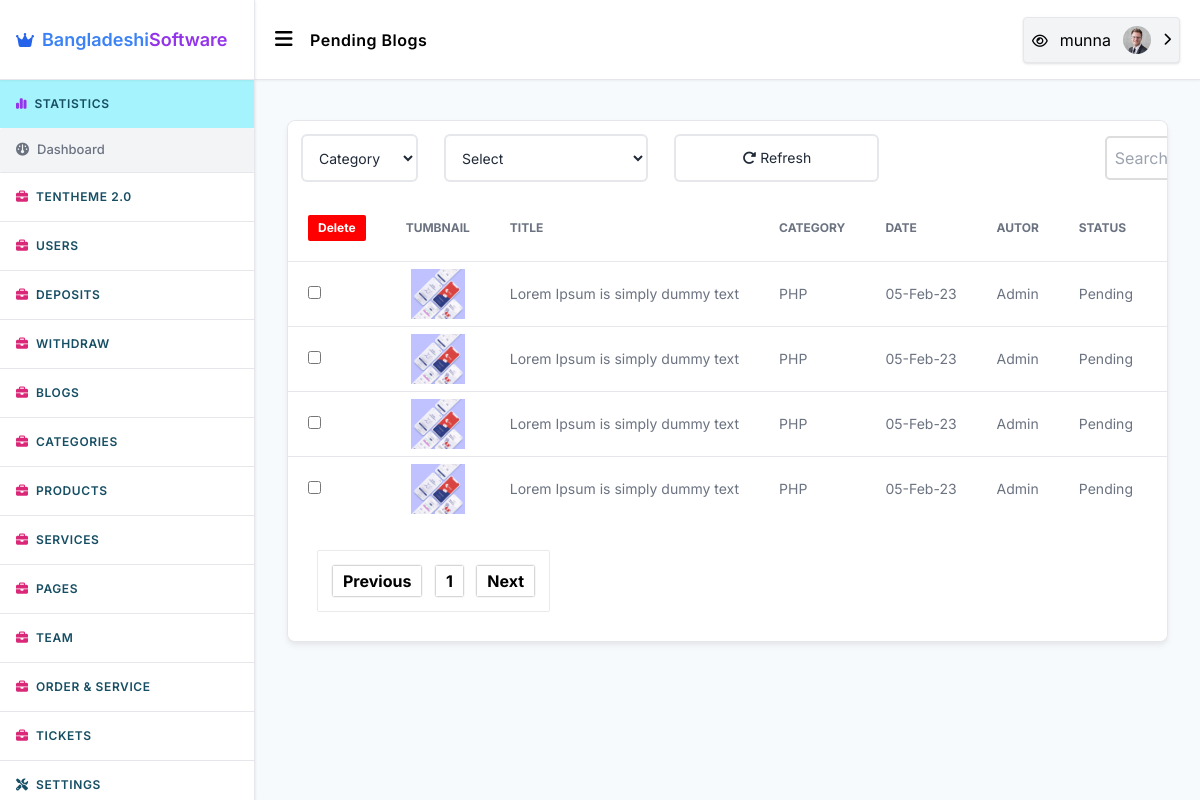
Screenshot of /admin/pending-blogs.php (signed in) with the database file from the repository.
### tables this page shows
CREATE TABLE `person` (
  `id` int(255) NOT NULL,
  `name` varchar(255) NOT NULL,
  `phone` varchar(300) NOT NULL,
  `address` varchar(255) NOT NULL,
  `email` varchar(255) NOT NULL,
  `password` varchar(255) NOT NULL,
  `role` varchar(255) NOT NULL DEFAULT 'User',
  `file_name` varchar(255) NOT NULL DEFAULT 'avatar.jpg',
  `balance` int(255) NOT NULL,
  `terms` varchar(255) NOT NULL DEFAULT 'Desline',
  `notify` varchar(255) NOT NULL DEFAULT 'New',
  `time` int(255) NOT NULL
);

CREATE TABLE `blog` (
  `id` int(255) NOT NULL,
  `pid` int(255) NOT NULL,
  `file_name` varchar(255) NOT NULL DEFAULT 'image.png',
  `title` varchar(255) NOT NULL,
  `category` varchar(255) NOT NULL,
  `summery` longtext NOT NULL,
  `content` longtext NOT NULL,
  `status` varchar(255) NOT NULL,
  `time` int(255) NOT NULL
);

### admin/config/functions.php (called while the page is built, shortened)
<?php ob_start();
    require('database.php');
    function _fetch($table,$condition){
    global $conn;
    $query = "SELECT * FROM $table WHERE $condition";
    return mysqli_fetch_assoc(mysqli_query($conn,$query));
    }
    function _get($table,$condition){
    global $conn;
    $query = "SELECT * FROM $table WHERE $condition";
    return mysqli_query($conn,$query);
    }
?>

### admin/pending-blogs.php (the view, shortened to what this page needs)
<?php include("common/header-sidebar.php");?>
<div class="x_container space-y-10 py-10">
    <div class="flex flex-col rounded-lg shadow-md border border-[] shadow-gray-200 bg-white">
        <div class="overflow-x-auto rounded-lg">
            <div class="inline-block min-w-full align-middle">
                <div class="overflow-auto bg-white">
                  <div style="display:flex;justify-content:space-between">
                    <div style="display:flex">
                      <select style="margin: 15px;width:300px;" name="" class="input" id="category">
                          <?php if(isset($_GET['src'])){?>
                          <option style="display:none" selected value="<?php echo $_GET['src']?>"><?php echo $_GET['src']?></option>
                          <?php }else{?>
                          <option style="display:none" selected>Category</option>
                          <?php }?>
                      </select>
                      <select style="margin: 15px;" name="" class="input" id="sort">
                          <?php if(isset($_GET['sort'])){?>
                          <option style="display:none" selected value="<?php echo $_GET['sort']?>"><?php echo $_GET['sort']?></option>
                          <?php }else{?>
                          <option style="display:none" selected>Select</option>
                          <?php }?>
                      </select>
                      <a style="margin:15px;display:block;text-align:center;padding-top:12px;" class="input" href="pending-blogs.php"> <i class="fa-solid fa-rotate-right"></i> Refresh</a>
                    </div>
                    <div>
                      <form action="" method="GET">
                        <div style="text-align: right;margin: 5px;padding-top: 10px;">
                            <input name="src" type="search" id="srcvalue" placeholder="Search Here..." style="padding: 8px;border: 2px solid #ddd;border-radius:5px;">
                        </div>
                    </form>
                    </div>
                  </div>
                  <form action="" method="POST">
                    <table class="min-w-full divide-y divide-gray-200 table-fixed">
                  <thead class="bg-white">
                    <tr>
                      <th scope="col" class="p-4 text-xs font-medium text-left text-gray-500 uppercase lg:p-5">
                        <input name="submit" id="submit" style="background:red;padding:5px 10px;color:#fff;border-radius:2px;" type="submit" value="Delete">
                      </th>
                      <th scope="col" class="p-4 text-xs font-medium text-left text-gray-500 uppercase lg:p-5">Tumbnail</th>
                      <th scope="col" class="p-4 text-xs font-medium text-left text-gray-500 uppercase lg:p-5">Title</th>
                      <th scope="col" class="p-4 text-xs font-medium text-left text-gray-500 uppercase lg:p-5">Category</th>
                      <th scope="col" class="p-4 text-xs font-medium text-left text-gray-500 uppercase lg:p-5">Date</th>
                      <th scope="col" class="p-4 text-xs font-medium text-left text-gray-500 uppercase lg:p-5">Autor</th>
                      <th scope="col" class="p-4 text-xs font-medium text-left text-gray-500 uppercase lg:p-5">Status</th>
                      <th scope="col" class="text-center p-4 text-xs font-medium text-left text-gray-500 uppercase lg:p-5"> Actions</th>
                    </tr>
                  </thead>
                  <tbody class="bg-white divide-y divide-gray-200">
                    <?php
                    if(isset($_GET['src'])){
                      $src = trim($_GET['src']);
                      $blog = _get("blog","status='Pending' AND (title='$src' OR category='$src')");
                    }elseif(isset($_GET['sort'])){
                      if($_GET['sort']== 'ASC'){
                        $blog =_get("blog","status='Pending' ORDER BY id ASC");
                      }else{
                        $blog =_get("blog","status='Pending' ORDER BY id DESC");
                      }
                    }else{
                    $pagination = "ON";
                    if (isset($_GET['page_no']) && $_GET['page_no']!="") {
                    $page_no = $_GET['page_no'];} else {$page_no = 1;}
                    $total_records_per_page = 10;
                    $offset = ($page_no-1) * $total_records_per_page;
                    $previous_page = $page_no - 1;
                    $next_page = $page_no + 1;
                    $blog =_get("blog","status='Pending' ORDER BY id DESC LIMIT $offset, $total_records_per_page");
                    $total_records = mysqli_num_rows(_get("blog","status='Pending'"));
                    $total_no_of_pages = ceil($total_records / $total_records_per_page);
                    }
                    while($data = mysqli_fetch_assoc($blog)){
                    $person_id = $data['pid'];
                    $person_info = _fetch("person","id=$person_id");
                    ?>
                      <tr class="hover:bg-gray-100">
                        <td class="p-4 text-sm font-normal text-gray-500 whitespace-nowrap lg:p-5">
                          <input name="check_list[]" type="checkbox" value="<?php echo $data['id']?>">
                        </td>
                        <td><img style="margin:0 auto;width:100;height:50px;object-fit:cover" src="upload/<?php echo $data['file_name']?>"></td>
                        <td class="p-4 text-sm font-normal text-gray-500 whitespace-nowrap lg:p-5"><?php echo $data['title']?></td>
                        <td class="p-4 text-sm font-normal text-gray-500 whitespace-nowrap lg:p-5"><?php echo $data['category']?></td>
                        <td class="p-4 text-sm font-normal text-gray-500 whitespace-nowrap lg:p-5"><?php echo date("d-M-y",$data['time']);?></td>
                        <td class="p-4 text-sm font-normal text-gray-500 whitespace-nowrap lg:p-5"><?php echo $person_info['name']?></td>
                        <td class="p-4 text-sm font-normal text-gray-500 whitespace-nowrap lg:p-5"><?php echo $data['status']?></td>
                        <td class="text-center p-4 space-x-2 whitespace-nowrap lg:p-5">
                        </td>
                      </tr>
                      <?php }?>
                    </tbody>
                  </table>
                </form>
                <?php if(isset($pagination)){?>
                <div style="padding:20px 10px;">
              <div style="display:flex;justify-content:space-between;padding:10px 20px;">
                  <div class="paginations">
                    <ul>
                      <li <?php if($page_no <= 1){ echo "class=''"; } ?>>
                      <a <?php if($page_no > 1){ echo "href='?page_no=$previous_page'"; } ?>>Previous</a>
                      </li>
                        <?php
                      if ($total_no_of_pages <= 10){
                        for ($counter = 1; $counter <= $total_no_of_pages; $counter++){
                          if ($counter == $page_no) {
                          echo "<li class=''><a>$counter</a></li>";
                            }else{
                              echo "<li><a href='?page_no=$counter'>$counter</a></li>";
                            }
                            }
                      }
                    ?>
                      <li <?php if($page_no >= $total_no_of_pages){ echo "class='disabled'"; } ?>>
                      <a <?php if($page_no < $total_no_of_pages) { echo "href='?page_no=$next_page'"; } ?>>Next</a>
                      </li>
                    </ul>
                  </div>
                </div>
                <?php }?>
                    </div>
                </div>
            </div>
        </div>
    </div>
</div>
</div>
</main>
</body>
</html>

### admin/common/header-sidebar.php (shortened to what this page needs)
  <?php include("config/functions.php");
    if(isset($_SESSION['person_id'])){
      $id = $_SESSION['person_id'];
    }elseif(isset($_COOKIE['person_id'])){
    $id = $_COOKIE['person_id'];
    }else{
    $id = 0;
    }
    $person = _fetch("person","id=$id");
?>
<!DOCTYPE html>
<html lang="en">
<head>
  <link href="https://cdnjs.cloudflare.com/ajax/libs/summernote/0.8.12/summernote-lite.css" rel="stylesheet" />
  <link rel="stylesheet" href="css/styles.css">
  <link rel="stylesheet" href="css/custom.css">
</head>
<body>
  <main class="flex p-0 m-0 justify-between w-full h-screen overflow-hidden">
  <div id="sidebar"
      class="sidebar transition-all w-[0px] min-w-[0px] lg:min-w-[255px] lg:w-[255px] h-screen overflow-auto bg-white border-r shadow sidebar fixed lg:relative inset-y-0 left-0"
      style="z-index: 99;">
      <div
        class="flex items-center justify-between px-4 gap-x-2 h-20 border-b shadow-sm sticky top-0 left-0 bg-white z-50">
        <a class="flex items-center justify-between gap-x-2 active" href="./">
          <p class="text-blue-600"> <i class="fa-solid fa-crown"></i> </p>
          <p class="flex items-center justify-center"><span
              class="font-semibold text-lg text-blue-500">Bangladeshi</span><span
              class="font-semibold text-lg text-purple-600">Software</span></p>
        </a>
      </div>
      <div class="sidebar_item overflow-hidden">
        <button class="ds_title active" data-ref="STATISTICS">
          <span class="text-xs transition-all text-purple-600"><i class="fa-solid fa-chart-simple"></i></span>
          <span class="tracking-wider block">STATISTICS</span>
        </button>
        <ul class="ds_ul transition-all" data-ref="STATISTICS">
          <li>
            <a class="active" href="./index.php">
              <i class="fa-solid fa-gauge"></i>
              <span>Dashboard</span>
            </a>
          </li>
        </ul>
      </div>
      <hr class="my-0">
           <div class="sidebar_item overflow-hidden">
        <button class="ds_title" data-ref="tentheme"><span class="text-xs transition-all text-pink-600">
          <i class="fa-solid fa-briefcase"></i></span><span class="tracking-wider block">Tentheme 2.0</span>
        </button>
      </div>
      <hr class="my-0">
        <div class="sidebar_item overflow-hidden">
        <button class="ds_title" data-ref="user"><span class="text-xs transition-all text-pink-600"><i
              class="fa-solid fa-briefcase"></i></span><span class="tracking-wider block">Users</span>
        </button>
      </div>
      <hr class="my-0">
      <div class="sidebar_item overflow-hidden">
        <button class="ds_title" data-ref="deposits"><span class="text-xs transition-all text-pink-600"><i
              class="fa-solid fa-briefcase"></i></span><span class="tracking-wider block">Deposits</span>
        </button>
      </div>
      <hr class="my-0">
      <div class="sidebar_item overflow-hidden">
        <button class="ds_title" data-ref="withdraw"><span class="text-xs transition-all text-pink-600"><i
              class="fa-solid fa-briefcase"></i></span><span class="tracking-wider block">Withdraw</span>
        </button>
      </div>
      <hr class="my-0">
      <div class="sidebar_item overflow-hidden">
        <button class="ds_title" data-ref="blog"><span class="text-xs transition-all text-pink-600"><i
              class="fa-solid fa-briefcase"></i></span><span class="tracking-wider block">Blogs</span>
        </button>
      </div>
      <hr class="my-0">
      <div class="sidebar_item overflow-hidden">
        <button class="ds_title" data-ref="category"><span class="text-xs transition-all text-pink-600"><i
              class="fa-solid fa-briefcase"></i></span><span class="tracking-wider block">Categories</span>
        </button>
      </div>
      <hr class="my-0">
      <div class="sidebar_item overflow-hidden">
        <button class="ds_title" data-ref="product"><span class="text-xs transition-all text-pink-600"><i
              class="fa-solid fa-briefcase"></i></span><span class="tracking-wider block">Products</span>
        </button>
      </div>
      <hr class="my-0">
      <div class="sidebar_item overflow-hidden">
        <button class="ds_title" data-ref="service"><span class="text-xs transition-all text-pink-600"><i
              class="fa-solid fa-briefcase"></i></span><span class="tracking-wider block">Services</span>
        </button>
      </div>
      <hr class="my-0">
      <div class="sidebar_item overflow-hidden">
        <button class="ds_title" data-ref="page"><span class="text-xs transition-all text-pink-600"><i
              class="fa-solid fa-briefcase"></i></span><span class="tracking-wider block">Pages</span>
        </button>
      </div>
      <hr class="my-0">
            <div class="sidebar_item overflow-hidden">
        <button class="ds_title" data-ref="team"><span class="text-xs transition-all text-pink-600"><i
              class="fa-solid fa-briefcase"></i></span><span class="tracking-wider block">Team</span>
        </button>
      </div>
      <hr class="my-0">
            <div class="sidebar_item overflow-hidden">
        <button class="ds_title" data-ref="order"><span class="text-xs transition-all text-pink-600"><i
              class="fa-solid fa-briefcase"></i></span><span class="tracking-wider block">Order & Service</span>
        </button>
      </div>
      <hr class="my-0">
      <div class="sidebar_item overflow-hidden">
        <button class="ds_title" data-ref="Ticket"><span class="text-xs transition-all text-pink-600">
          <i class="fa-solid fa-briefcase"></i></span><span class="tracking-wider block">Tickets</span>
        </button>
      </div>
      <hr class="my-0">
      <div class="sidebar_item overflow-hidden">
        <a href="./settings.php" class="ds_title hidden md:flex" data-ref="SETTINGS">
          <span class="text-xs transition-all"><i class="fa-solid fa-screwdriver-wrench"></i></span>
          <span class="tracking-wider block">SETTINGS</span>
        </a>
      </div>
    </div>
    <div class="w-full h-screen overflow-auto">
      <header class="h-20 bg-white z-40 sticky top-0 left-0 right-0 shadow-sm border-b">
        <div class="h-full flex items-center relative justify-between px-5 xl:px-10">
          <div class="text-xl font-semibold tracking-wide capitalize space-x-3">
            <button id="sidebar_toggler">
              <i class="fa-solid fa-bars"></i>
            </button>
            <span class="hidden sm:inline-block capitalize page_title">Dashboard</span></div>
          <div class="flex items-center justify-center gap-x-3 sm:gap-x-4">
            <div class="relative w-fit z-50"><button type="button"
                class="header_options_toggler w-full p-2 rounded bg-gray-100 shadow border flex items-center justify-center gap-x-3">
                <a class="pr-1" target="_blank" href="../index.php">
                  <span class="text-sm font-medium"><i class="fa fa-eye"></i></span></a>
                <span><?php echo $person['name']?></span><img class="h-7 w-7 rounded-full"
                  src="upload/<?php echo $person['file_name']?>"> <small class="header_options_icon transition-all transform"><i
                    class="fa-solid fa-chevron-right"></i></small>
              </button>
            </div>
          </div>
        </div>
      </header>

### rows the page displays
person: name "munna", file_name (picture)
blog: file_name (picture), title "Lorem Ipsum is simply dummy text", category "PHP", time "05-Feb-23", person.name "Admin", status "Pending"
blog: file_name (picture), title "Lorem Ipsum is simply dummy text", category "PHP", time "05-Feb-23", person.name "Admin", status "Pending"
blog: file_name (picture), title "Lorem Ipsum is simply dummy text", category "PHP", time "05-Feb-23", person.name "Admin", status "Pending"
blog: file_name (picture), title "Lorem Ipsum is simply dummy text", category "PHP", time "05-Feb-23", person.name "Admin", status "Pending"
